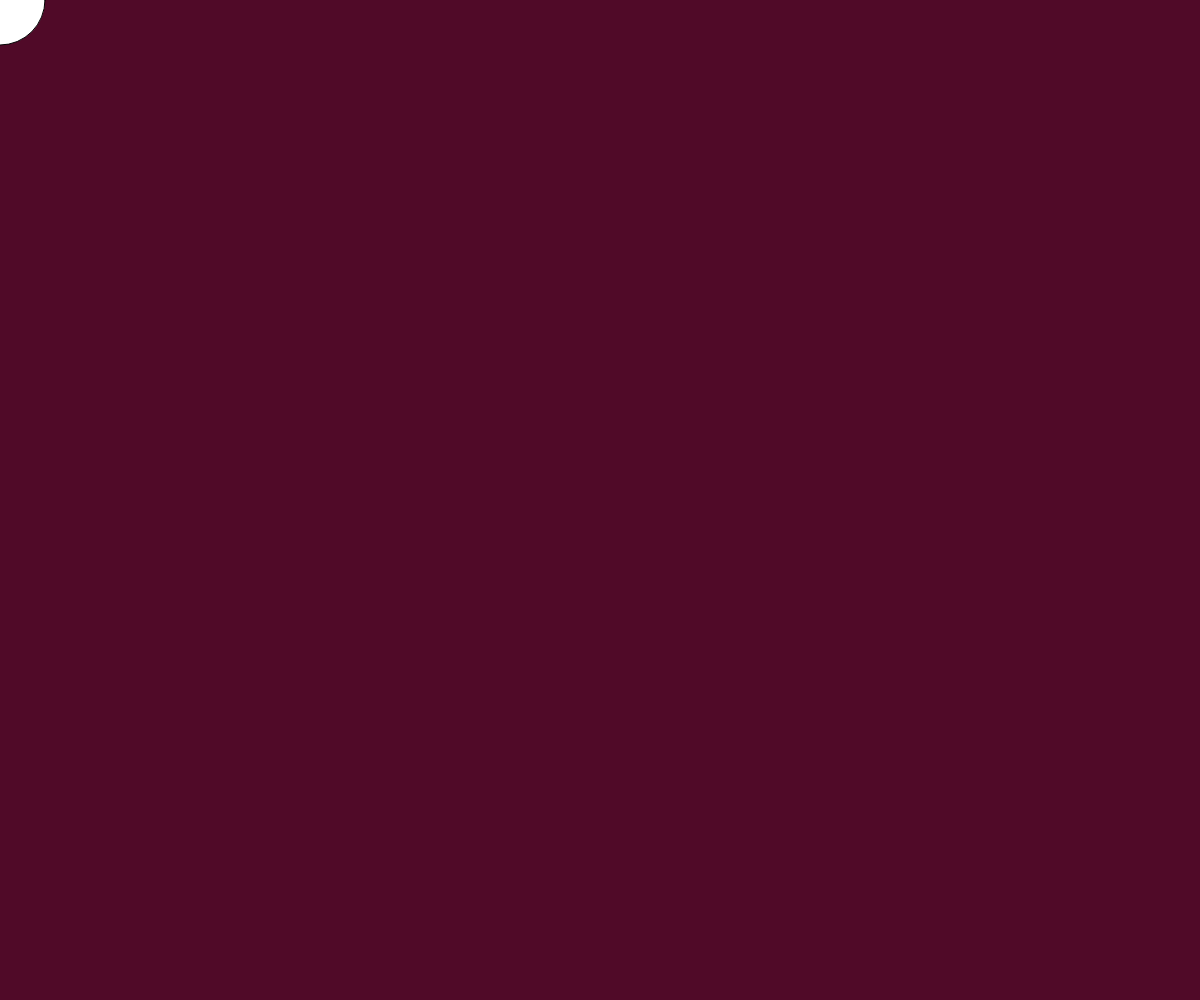
Frame 1 (no input)
Frame 60 (no input): identical to frame 1, image omitted
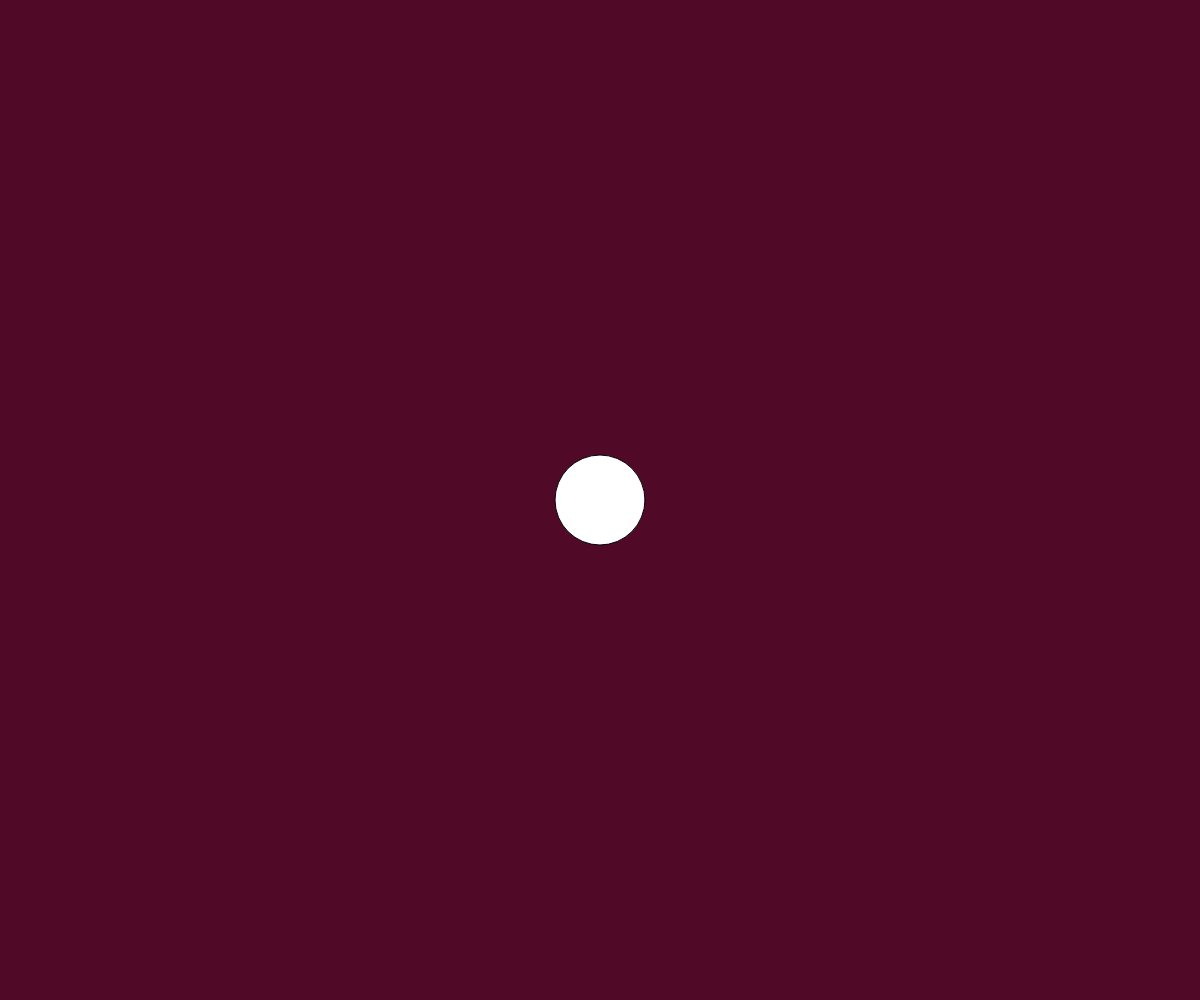
Frame 120 (the mouse pressed at the canvas centre since frame 60)

The p5.js sketch that drew these frames (run headless with seeded random() and noise() and a simulated clock; from frame 60 on, the mouse is pressed at the canvas centre):

// p5.js sketch
// ── sketch.js
//2016 07 24
//funciona con p5.js
//estoy hciendo un lienzo de un color cualquiera
//con una fomra o elipse que sigue al mouse
// color en termino de p5js es por defecto RGB
// y cada valor va entre 0 y 255
// colores se dicen de 4 formar distintas
//1 es escala de grises, 0 es negro y 255 blanco
//3 es RGB, red , green and blue, 0 es nada, 255 es todo

//VARIABLES
//las variables son espacios de memoria en el pc que almancenan valores y que cambian durante la ejecucion
//para crear una variable , se tiene que declarar
//declara se hace una sola vez, UNA SOLA VEZ
//se hace así en javascript
var diametro; 
//solo despues de declara podemos asignarle un valor pero solo despues de declarar
diametro = 90


//existen dos tipos de variables
//variables globales y locales
// globales estan declaradas FUERA del cuerpo de alguna funcion
// las locales son declaradas DENTRO del cuerpo de alguna funcion


//setup()corre una vez al principio  
function setup() {
  //crear un lienzo y se escribe asi (dimHor, dimVer);
  createCanvas(windowWidth, windowHeight );
  
  //crear variable local verde
  var verde;
  var verde = 012
  //atajo: se puede declarar y asignar un valor inicial en una misma linea asi
  // var verde = 255
  
  
  //pintar el fondo del lienzo
  //usar comando backgroung(color);
  background (080, verde, 050); 
  

}

//draw() corre luego de setup, 60 veces por segundo
function draw() {
  
   background (080, 012, 050); 
  
  //crear una elipse en el mouse
  //ellipse(posX, posY, width, height);
  ellipse(mouseX, mouseY, diametro, diametro);
  
  //aumentar diametro en 1
  // a la variable diametro, asignale el valor del resultado de
  //valor actual de la variable diametro+1
  //diametro= diametro+1
  
}
//WindowResized () es ejecutada cada vez que la ventana del color cambia de tamaño
function windowResized() {
  //resizeCanvas() crea un nuevo lienzo
  resizeCanvas(windowWidth, windowHeight);
  
    //pintar el fondo del lienzo
  //usar comando backgroung(color);
  background (080, 012, 050); 
 
}
